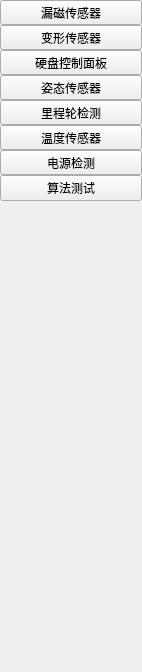
        <widget class="QWidget" name="widgetLeftMain" native="true">
         <property name="maximumSize">
          <size>
           <width>90</width>
           <height>16777215</height>
          </size>
         </property>
         <layout class="QVBoxLayout" name="verticalLayout_2">
          <property name="spacing">
           <number>0</number>
          </property>
          <property name="leftMargin">
           <number>0</number>
          </property>
          <property name="topMargin">
           <number>0</number>
          </property>
          <property name="rightMargin">
           <number>0</number>
          </property>
          <property name="bottomMargin">
           <number>0</number>
          </property>
          <item>
           <widget class="QToolButton" name="tbtnMain1">
            <property name="sizePolicy">
             <sizepolicy hsizetype="Expanding" vsizetype="Fixed">
              <horstretch>0</horstretch>
              <verstretch>0</verstretch>
             </sizepolicy>
            </property>
            <property name="text">
             <string>漏磁传感器</string>
            </property>
           </widget>
          </item>
          <item>
           <widget class="QToolButton" name="tbtnMain2">
            <property name="sizePolicy">
             <sizepolicy hsizetype="Expanding" vsizetype="Fixed">
              <horstretch>0</horstretch>
              <verstretch>0</verstretch>
             </sizepolicy>
            </property>
            <property name="text">
             <string>变形传感器</string>
            </property>
           </widget>
          </item>
          <item>
           <widget class="QToolButton" name="tbtnMain3">
            <property name="sizePolicy">
             <sizepolicy hsizetype="Expanding" vsizetype="Fixed">
              <horstretch>0</horstretch>
              <verstretch>0</verstretch>
             </sizepolicy>
            </property>
            <property name="text">
             <string>硬盘控制面板</string>
            </property>
           </widget>
          </item>
          <item>
           <widget class="QToolButton" name="tbtnMain4">
            <property name="enabled">
             <bool>true</bool>
            </property>
            <property name="sizePolicy">
             <sizepolicy hsizetype="Expanding" vsizetype="Fixed">
              <horstretch>0</horstretch>
              <verstretch>0</verstretch>
             </sizepolicy>
            </property>
            <property name="maximumSize">
             <size>
              <width>16777215</width>
              <height>16777215</height>
             </size>
            </property>
            <property name="text">
             <string>姿态传感器</string>
            </property>
           </widget>
          </item>
          <item>
           <widget class="QToolButton" name="tbtnMain5">
            <property name="sizePolicy">
             <sizepolicy hsizetype="Expanding" vsizetype="Fixed">
              <horstretch>0</horstretch>
              <verstretch>0</verstretch>
             </sizepolicy>
            </property>
            <property name="text">
             <string>里程轮检测</string>
            </property>
           </widget>
          </item>
          <item>
           <widget class="QToolButton" name="tbtnMain6">
            <property name="sizePolicy">
             <sizepolicy hsizetype="Expanding" vsizetype="Fixed">
              <horstretch>0</horstretch>
              <verstretch>0</verstretch>
             </sizepolicy>
            </property>
            <property name="text">
             <string>温度传感器</string>
            </property>
           </widget>
          </item>
          <item>
           <widget class="QToolButton" name="tbtnMain7">
            <property name="sizePolicy">
             <sizepolicy hsizetype="Expanding" vsizetype="Fixed">
              <horstretch>0</horstretch>
              <verstretch>0</verstretch>
             </sizepolicy>
            </property>
            <property name="text">
             <string>            电源检测            </string>
            </property>
           </widget>
          </item>
          <item>
           <widget class="QPushButton" name="testBtn">
            <property name="text">
             <string>算法测试</string>
            </property>
           </widget>
          </item>
          <item>
           <spacer name="verticalSpacer_2">
            <property name="orientation">
             <enum>Qt::Vertical</enum>
            </property>
            <property name="sizeHint" stdset="0">
             <size>
              <width>20</width>
              <height>471</height>
             </size>
            </property>
           </spacer>
          </item>
         </layout>
        </widget>
